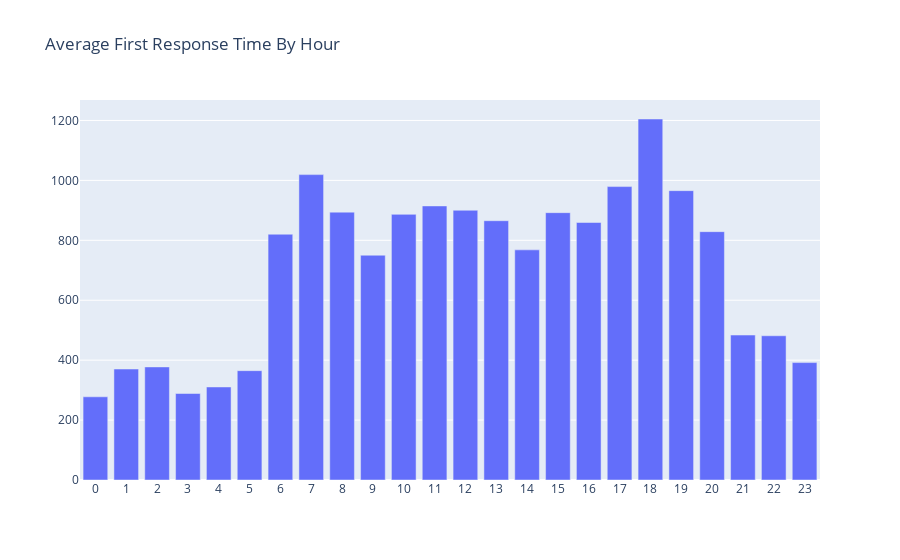

The code cell stored with this chart in its notebook:
### Code cell
plot(data, 'Hour', 'FRT_DU_IN_MIN')

### Figure 1 — Plotly figure (JSON) as saved in the notebook; plotly's stock layout.template omitted (floating-point values rounded to 4 significant figures)
{"data": [{"type": "bar", "x": [0, 1, 2, 3, 4, 5, 6, 7, 8, 9, 10, 11, 12, 13, 14, 15, 16, 17, 18, 19, 20, 21, 22, 23], "y": [277.7, 370.4, 377.4, 288.7, 310.6, 364.9, 820.3, 1019.0, 894.1, 750.3, 886.6, 914.8, 900.3, 865.4, 768.1, 892.3, 859.4, 979.3, 1205.0, 965.8, 828.9, 483.8, 481.4, 391.9]}], "layout": {"title": {"text": "Average First Response Time By Hour"}, "xaxis": {"type": "category"}}}
